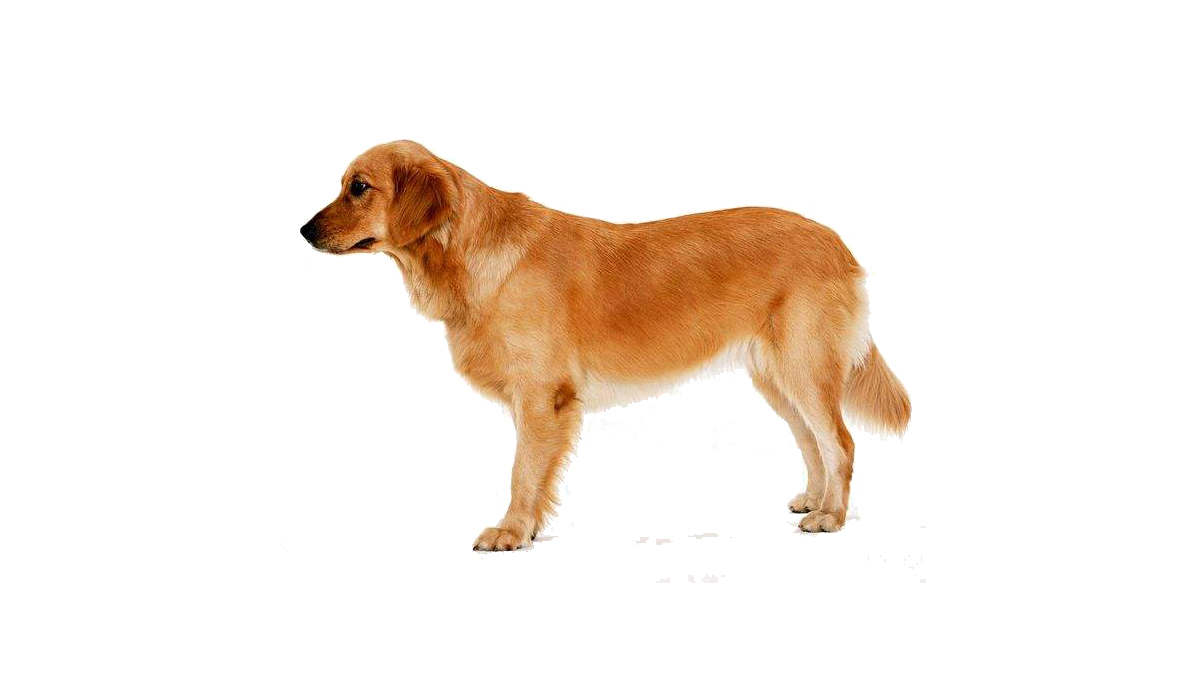
#> input picture 07图像基本变换/dog.jpeg, 1200 x 675 px
$ python prespective.py
#> lines starting #> are read from the running program, lines starting #| are printed output that depends on the picture
"""
透视变换
warpPerspective(img, M, dszie, ...)
M: 变换矩阵
dszie: 目标图像大小
透视变换矩阵
getPersectiveTransform(src, dst)
通过四个点确定位置
"""
import cv2
import numpy as np

img = cv2.imread('dog.jpeg')
#> img is the input picture: shape (675, 1200, 3); mean B, G, R 230.4, 238.1, 247

src = np.float32([[280, 120], [900, 120], [280, 570], [900, 570]])
dst = np.float32([[0, 0], [630, 0], [0, 420], [630, 420]])
M = cv2.getPerspectiveTransform(src, dst)

new = cv2.warpPerspective(img, M, (630, 420))
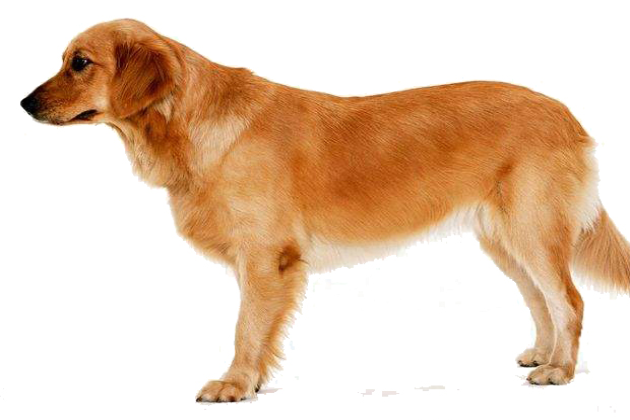
#> new: shape (420, 630, 3); mean B, G, R 184, 206.2, 232

cv2.imshow('new', new)
cv2.waitKey(0)
